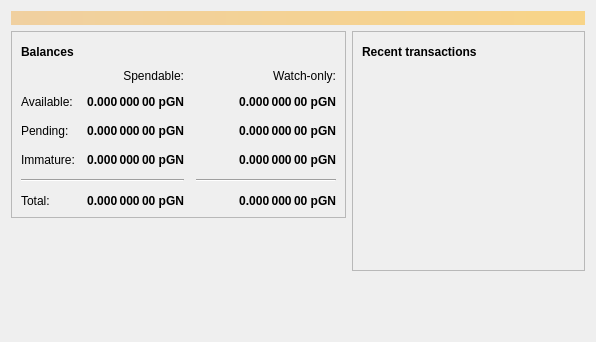
<?xml version="1.0" encoding="UTF-8"?>
<ui version="4.0">
 <class>OverviewPage</class>
 <widget class="QWidget" name="OverviewPage">
  <property name="geometry">
   <rect>
    <x>0</x>
    <y>0</y>
    <width>596</width>
    <height>342</height>
   </rect>
  </property>
  <property name="windowTitle">
   <string>Form</string>
  </property>
  <layout class="QVBoxLayout" name="topLayout">
   <item>
    <widget class="QLabel" name="labelAlerts">
     <property name="visible">
      <bool>false</bool>
     </property>
     <property name="styleSheet">
      <string notr="true">QLabel { background-color: qlineargradient(x1: 0, y1: 0, x2: 1, y2: 0, stop:0 #F0D0A0, stop:1 #F8D488); color:#000000; }</string>
     </property>
     <property name="wordWrap">
      <bool>true</bool>
     </property>
     <property name="margin">
      <number>3</number>
     </property>
     <property name="textInteractionFlags">
      <set>Qt::TextSelectableByMouse</set>
     </property>
    </widget>
   </item>
   <item>
    <layout class="QHBoxLayout" name="horizontalLayout" stretch="1,1">
     <item>
      <layout class="QVBoxLayout" name="verticalLayout_2">
       <item>
        <widget class="QFrame" name="frame">
         <property name="frameShape">
          <enum>QFrame::StyledPanel</enum>
         </property>
         <property name="frameShadow">
          <enum>QFrame::Raised</enum>
         </property>
         <layout class="QVBoxLayout" name="verticalLayout_4">
          <item>
           <layout class="QHBoxLayout" name="horizontalLayout_4">
            <item>
             <widget class="QLabel" name="label_5">
              <property name="font">
               <font>
                <weight>75</weight>
                <bold>true</bold>
               </font>
              </property>
              <property name="text">
               <string>Balances</string>
              </property>
             </widget>
            </item>
            <item>
             <widget class="QPushButton" name="labelWalletStatus">
              <property name="enabled">
               <bool>true</bool>
              </property>
              <property name="maximumSize">
               <size>
                <width>30</width>
                <height>16777215</height>
               </size>
              </property>
              <property name="toolTip">
               <string>The displayed information may be out of date. Your wallet automatically synchronizes with the provigencoin network after a connection is established, but this process has not completed yet.</string>
              </property>
              <property name="text">
               <string/>
              </property>
              <property name="icon">
               <iconset resource="../bitcoin.qrc">
                <normaloff>:/icons/warning</normaloff>
                <disabledoff>:/icons/warning</disabledoff>:/icons/warning</iconset>
              </property>
              <property name="iconSize">
               <size>
                <width>24</width>
                <height>24</height>
               </size>
              </property>
              <property name="flat">
               <bool>true</bool>
              </property>
             </widget>
            </item>
            <item>
             <spacer name="horizontalSpacer_3">
              <property name="orientation">
               <enum>Qt::Horizontal</enum>
              </property>
              <property name="sizeHint" stdset="0">
               <size>
                <width>40</width>
                <height>20</height>
               </size>
              </property>
             </spacer>
            </item>
           </layout>
          </item>
          <item>
           <layout class="QGridLayout" name="gridLayout">
            <property name="spacing">
             <number>12</number>
            </property>
            <item row="2" column="2">
             <widget class="QLabel" name="labelWatchPending">
              <property name="font">
               <font>
                <weight>75</weight>
                <bold>true</bold>
               </font>
              </property>
              <property name="cursor">
               <cursorShape>IBeamCursor</cursorShape>
              </property>
              <property name="toolTip">
               <string>Unconfirmed transactions to watch-only addresses</string>
              </property>
              <property name="text">
               <string notr="true">0.000 000 00 pGN</string>
              </property>
              <property name="alignment">
               <set>Qt::AlignRight|Qt::AlignTrailing|Qt::AlignVCenter</set>
              </property>
              <property name="textInteractionFlags">
               <set>Qt::LinksAccessibleByMouse|Qt::TextSelectableByKeyboard|Qt::TextSelectableByMouse</set>
              </property>
             </widget>
            </item>
            <item row="2" column="1">
             <widget class="QLabel" name="labelUnconfirmed">
              <property name="font">
               <font>
                <weight>75</weight>
                <bold>true</bold>
               </font>
              </property>
              <property name="cursor">
               <cursorShape>IBeamCursor</cursorShape>
              </property>
              <property name="toolTip">
               <string>Total of transactions that have yet to be confirmed, and do not yet count toward the spendable balance</string>
              </property>
              <property name="text">
               <string notr="true">0.000 000 00 pGN</string>
              </property>
              <property name="alignment">
               <set>Qt::AlignRight|Qt::AlignTrailing|Qt::AlignVCenter</set>
              </property>
              <property name="textInteractionFlags">
               <set>Qt::LinksAccessibleByMouse|Qt::TextSelectableByKeyboard|Qt::TextSelectableByMouse</set>
              </property>
             </widget>
            </item>
            <item row="3" column="2">
             <widget class="QLabel" name="labelWatchImmature">
              <property name="font">
               <font>
                <weight>75</weight>
                <bold>true</bold>
               </font>
              </property>
              <property name="cursor">
               <cursorShape>IBeamCursor</cursorShape>
              </property>
              <property name="toolTip">
               <string>Mined balance in watch-only addresses that has not yet matured</string>
              </property>
              <property name="text">
               <string notr="true">0.000 000 00 pGN</string>
              </property>
              <property name="alignment">
               <set>Qt::AlignRight|Qt::AlignTrailing|Qt::AlignVCenter</set>
              </property>
              <property name="textInteractionFlags">
               <set>Qt::LinksAccessibleByMouse|Qt::TextSelectableByKeyboard|Qt::TextSelectableByMouse</set>
              </property>
             </widget>
            </item>
            <item row="4" column="0" colspan="2">
             <widget class="Line" name="line">
              <property name="orientation">
               <enum>Qt::Horizontal</enum>
              </property>
             </widget>
            </item>
            <item row="4" column="2">
             <widget class="Line" name="lineWatchBalance">
              <property name="sizePolicy">
               <sizepolicy hsizetype="Preferred" vsizetype="Fixed">
                <horstretch>0</horstretch>
                <verstretch>0</verstretch>
               </sizepolicy>
              </property>
              <property name="minimumSize">
               <size>
                <width>140</width>
                <height>0</height>
               </size>
              </property>
              <property name="orientation">
               <enum>Qt::Horizontal</enum>
              </property>
             </widget>
            </item>
            <item row="5" column="0">
             <widget class="QLabel" name="labelTotalText">
              <property name="text">
               <string>Total:</string>
              </property>
             </widget>
            </item>
            <item row="3" column="1">
             <widget class="QLabel" name="labelImmature">
              <property name="font">
               <font>
                <weight>75</weight>
                <bold>true</bold>
               </font>
              </property>
              <property name="cursor">
               <cursorShape>IBeamCursor</cursorShape>
              </property>
              <property name="toolTip">
               <string>Mined balance that has not yet matured</string>
              </property>
              <property name="text">
               <string notr="true">0.000 000 00 pGN</string>
              </property>
              <property name="alignment">
               <set>Qt::AlignRight|Qt::AlignTrailing|Qt::AlignVCenter</set>
              </property>
              <property name="textInteractionFlags">
               <set>Qt::LinksAccessibleByMouse|Qt::TextSelectableByKeyboard|Qt::TextSelectableByMouse</set>
              </property>
             </widget>
            </item>
            <item row="2" column="3">
             <spacer name="horizontalSpacer_2">
              <property name="orientation">
               <enum>Qt::Horizontal</enum>
              </property>
              <property name="sizeHint" stdset="0">
               <size>
                <width>40</width>
                <height>20</height>
               </size>
              </property>
             </spacer>
            </item>
            <item row="3" column="0">
             <widget class="QLabel" name="labelImmatureText">
              <property name="text">
               <string>Immature:</string>
              </property>
             </widget>
            </item>
            <item row="5" column="1">
             <widget class="QLabel" name="labelTotal">
              <property name="font">
               <font>
                <weight>75</weight>
                <bold>true</bold>
               </font>
              </property>
              <property name="cursor">
               <cursorShape>IBeamCursor</cursorShape>
              </property>
              <property name="toolTip">
               <string>Your current total balance</string>
              </property>
              <property name="text">
               <string notr="true">0.000 000 00 pGN</string>
              </property>
              <property name="alignment">
               <set>Qt::AlignRight|Qt::AlignTrailing|Qt::AlignVCenter</set>
              </property>
              <property name="textInteractionFlags">
               <set>Qt::LinksAccessibleByMouse|Qt::TextSelectableByKeyboard|Qt::TextSelectableByMouse</set>
              </property>
             </widget>
            </item>
            <item row="5" column="2">
             <widget class="QLabel" name="labelWatchTotal">
              <property name="font">
               <font>
                <weight>75</weight>
                <bold>true</bold>
               </font>
              </property>
              <property name="cursor">
               <cursorShape>IBeamCursor</cursorShape>
              </property>
              <property name="toolTip">
               <string>Current total balance in watch-only addresses</string>
              </property>
              <property name="text">
               <string notr="true">0.000 000 00 pGN</string>
              </property>
              <property name="alignment">
               <set>Qt::AlignRight|Qt::AlignTrailing|Qt::AlignVCenter</set>
              </property>
              <property name="textInteractionFlags">
               <set>Qt::LinksAccessibleByMouse|Qt::TextSelectableByKeyboard|Qt::TextSelectableByMouse</set>
              </property>
             </widget>
            </item>
            <item row="0" column="2">
             <widget class="QLabel" name="labelWatchonly">
              <property name="text">
               <string>Watch-only:</string>
              </property>
              <property name="alignment">
               <set>Qt::AlignRight|Qt::AlignTrailing|Qt::AlignVCenter</set>
              </property>
             </widget>
            </item>
            <item row="1" column="0">
             <widget class="QLabel" name="labelBalanceText">
              <property name="text">
               <string>Available:</string>
              </property>
             </widget>
            </item>
            <item row="1" column="1">
             <widget class="QLabel" name="labelBalance">
              <property name="font">
               <font>
                <weight>75</weight>
                <bold>true</bold>
               </font>
              </property>
              <property name="cursor">
               <cursorShape>IBeamCursor</cursorShape>
              </property>
              <property name="toolTip">
               <string>Your current spendable balance</string>
              </property>
              <property name="text">
               <string notr="true">0.000 000 00 pGN</string>
              </property>
              <property name="alignment">
               <set>Qt::AlignRight|Qt::AlignTrailing|Qt::AlignVCenter</set>
              </property>
              <property name="textInteractionFlags">
               <set>Qt::LinksAccessibleByMouse|Qt::TextSelectableByKeyboard|Qt::TextSelectableByMouse</set>
              </property>
             </widget>
            </item>
            <item row="1" column="2">
             <widget class="QLabel" name="labelWatchAvailable">
              <property name="font">
               <font>
                <weight>75</weight>
                <bold>true</bold>
               </font>
              </property>
              <property name="cursor">
               <cursorShape>IBeamCursor</cursorShape>
              </property>
              <property name="toolTip">
               <string>Your current balance in watch-only addresses</string>
              </property>
              <property name="text">
               <string notr="true">0.000 000 00 pGN</string>
              </property>
              <property name="alignment">
               <set>Qt::AlignRight|Qt::AlignTrailing|Qt::AlignVCenter</set>
              </property>
              <property name="textInteractionFlags">
               <set>Qt::LinksAccessibleByMouse|Qt::TextSelectableByKeyboard|Qt::TextSelectableByMouse</set>
              </property>
             </widget>
            </item>
            <item row="2" column="0">
             <widget class="QLabel" name="labelPendingText">
              <property name="text">
               <string>Pending:</string>
              </property>
             </widget>
            </item>
            <item row="0" column="1">
             <widget class="QLabel" name="labelSpendable">
              <property name="text">
               <string>Spendable:</string>
              </property>
              <property name="alignment">
               <set>Qt::AlignRight|Qt::AlignTrailing|Qt::AlignVCenter</set>
              </property>
             </widget>
            </item>
           </layout>
          </item>
         </layout>
        </widget>
       </item>
       <item>
        <spacer name="verticalSpacer">
         <property name="orientation">
          <enum>Qt::Vertical</enum>
         </property>
         <property name="sizeHint" stdset="0">
          <size>
           <width>20</width>
           <height>40</height>
          </size>
         </property>
        </spacer>
       </item>
      </layout>
     </item>
     <item>
      <layout class="QVBoxLayout" name="verticalLayout_3">
       <item>
        <widget class="QFrame" name="frame_2">
         <property name="frameShape">
          <enum>QFrame::StyledPanel</enum>
         </property>
         <property name="frameShadow">
          <enum>QFrame::Raised</enum>
         </property>
         <layout class="QVBoxLayout" name="verticalLayout">
          <item>
           <layout class="QHBoxLayout" name="horizontalLayout_2">
            <item>
             <widget class="QLabel" name="label_4">
              <property name="font">
               <font>
                <weight>75</weight>
                <bold>true</bold>
               </font>
              </property>
              <property name="text">
               <string>Recent transactions</string>
              </property>
             </widget>
            </item>
            <item>
             <widget class="QPushButton" name="labelTransactionsStatus">
              <property name="enabled">
               <bool>true</bool>
              </property>
              <property name="maximumSize">
               <size>
                <width>30</width>
                <height>16777215</height>
               </size>
              </property>
              <property name="toolTip">
               <string>The displayed information may be out of date. Your wallet automatically synchronizes with the provigencoin network after a connection is established, but this process has not completed yet.</string>
              </property>
              <property name="text">
               <string/>
              </property>
              <property name="icon">
               <iconset resource="../bitcoin.qrc">
                <normaloff>:/icons/warning</normaloff>
                <disabledoff>:/icons/warning</disabledoff>:/icons/warning</iconset>
              </property>
              <property name="iconSize">
               <size>
                <width>24</width>
                <height>24</height>
               </size>
              </property>
              <property name="flat">
               <bool>true</bool>
              </property>
             </widget>
            </item>
            <item>
             <spacer name="horizontalSpacer">
              <property name="orientation">
               <enum>Qt::Horizontal</enum>
              </property>
              <property name="sizeHint" stdset="0">
               <size>
                <width>40</width>
                <height>20</height>
               </size>
              </property>
             </spacer>
            </item>
           </layout>
          </item>
          <item>
           <widget class="QListView" name="listTransactions">
            <property name="styleSheet">
             <string notr="true">QListView { background: transparent; }</string>
            </property>
            <property name="frameShape">
             <enum>QFrame::NoFrame</enum>
            </property>
            <property name="verticalScrollBarPolicy">
             <enum>Qt::ScrollBarAlwaysOff</enum>
            </property>
            <property name="horizontalScrollBarPolicy">
             <enum>Qt::ScrollBarAlwaysOff</enum>
            </property>
            <property name="selectionMode">
             <enum>QAbstractItemView::NoSelection</enum>
            </property>
           </widget>
          </item>
         </layout>
        </widget>
       </item>
       <item>
        <spacer name="verticalSpacer_2">
         <property name="orientation">
          <enum>Qt::Vertical</enum>
         </property>
         <property name="sizeHint" stdset="0">
          <size>
           <width>20</width>
           <height>40</height>
          </size>
         </property>
        </spacer>
       </item>
      </layout>
     </item>
    </layout>
   </item>
  </layout>
 </widget>
 <resources/>
 <connections/>
</ui>
